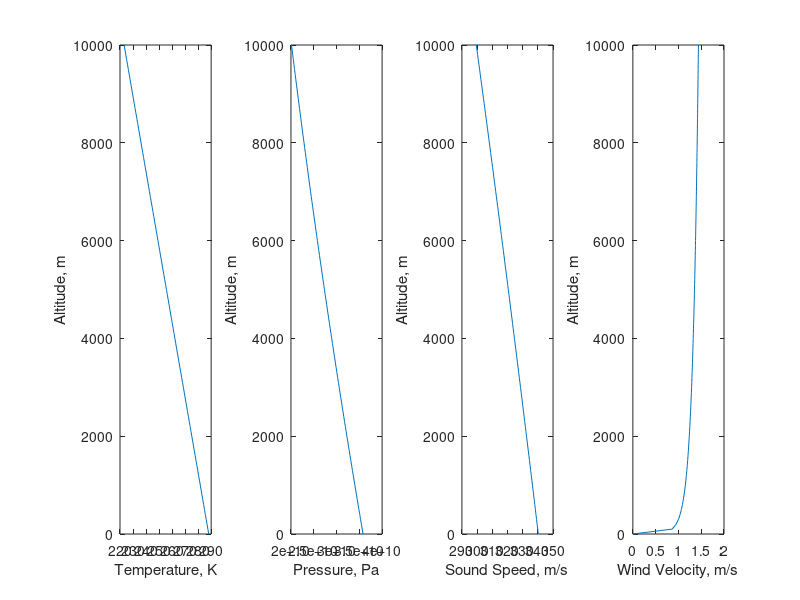
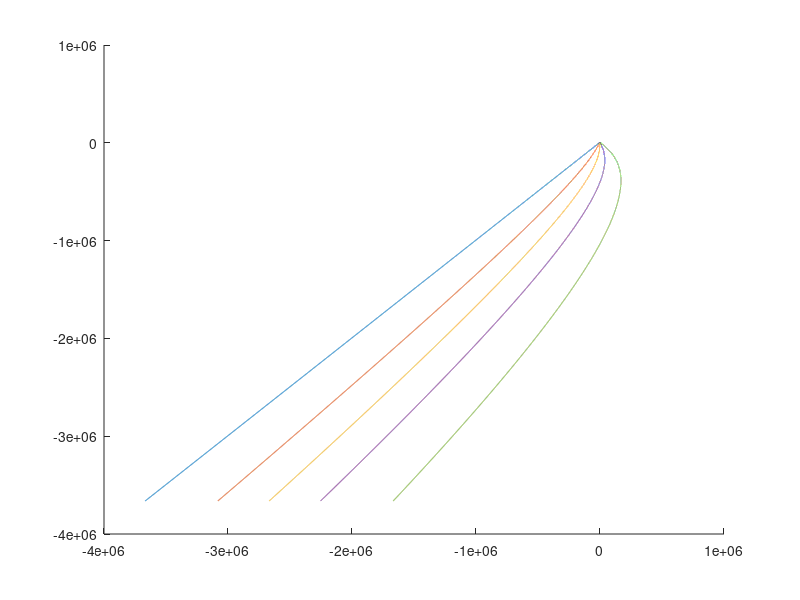

These figures' MATLAB source, in order:
%%
% FINAL PROJECT: AIRCRAFT NOISE RAY TRACING
% AA201B STANFORD SPRING 2023
% ROBERT COLLINS

%% SETUP
% clear; close all;

%% PHYSICAL PARAMETERS

% Physical Constants
%   Schafer and Vorlander
% temperature gradient
T_0 = 288.15; % Reference sea level temperature, K
L_b = 0.0065; % Temperature lapse rate, K/m

gamma= 1.4; % adiabatic index
R = 287.058; % molar gas constant, dry air, m2/s2

% velocity gradient
% https://en.wikipedia.org/wiki/Log_wind_profile
% https://en.wikipedia.org/wiki/Wind_profile_power_law

% Karman Constant
kar = 0.40; 

% Surface roughness, m 
% https://en.wikipedia.org/wiki/Roughness_length
z_0 = 0.1; 

% Friction velocity
% made this up for now
v_s = 0.05;

%% SIMULATION PARAMETERS
% x, z, t steps
dx = 100; %m
dz = 100; %m
dt = 0.1; %s

% x, z max values
% note x is symmetric about 0
z_max = 10000; %m 
x_max = 5000; %m
t_max = 1000; %s

% source location relative to receiver
source_loc = [-500, 5000]; %[x,z], m

% 


%% DEFINE ENVIRONMENT
% x and z spaces
z = 0:dz:z_max;
% TODO: do I need an X space?
x = -x_max:dx:x_max; % TODO: might cause issues with odd dx/x_max vals

t = 0:dt:t_max;

[X,Z] = meshgrid(x,z);

% temperature profile
T = T_0 - L_b * z;

% velocity profile
% TODO: ADD POWER LAW ABOVE ~1000M?
V = v_s/kar .* log(z/z_0);
V(z<z_0) = 0;

% pressure profile
%   https://en.wikipedia.org/wiki/Barometric_formula
% TODO: check this works with the temp. profile defined above
z_b = 0; % reference height, m
a = 2.2558; % exponent
L_b = 0.0065; % temperature lapse rate, K/m
T_b = 288.15; % sea level reference temperature, K
P_b = 101325; % static pressure, Pa
P = P_b .* ((T_b - (z-z_b).*L_b)).^a;

% speed of sound profile
C = sqrt(gamma*R * T);

% source location
[~,src_row] = min(abs(z-source_loc(2)));
[~,src_col] = min(abs(x-source_loc(1)));

% receiver location
rcv_row = 0;
rcv_col = x_max/dx + 1;

% source level

% define sim parameters

% define plotting parameters

%% INITIAL PLOTTING
% Plot environmental profile
figure(1)
subplot(1,4,1)
plot(T,z)
xlabel('Temperature, K')
ylabel('Altitude, m')

subplot(1,4,2)
plot(P,z)
xlabel('Pressure, Pa')
ylabel('Altitude, m')

subplot(1,4,3)
plot(C,z)
xlabel('Sound Speed, m/s')
ylabel('Altitude, m')

subplot(1,4,4)
plot(V,z)
xlabel('Wind Velocity, m/s')
ylabel('Altitude, m')


%% RAY TRACE
% to start, maybe just iterate thru z vals first?
% initial ray vector directions
n_rays = 5;
theta = linspace(5*pi/4, 7*pi/4, n_rays);

% initialze ray locations & vectors
ray_r = zeros(length(t),2,n_rays);
ray_dr = zeros(size(ray_r));

% initial values
ray_r(1,:,:) = repmat(source_loc,1,1,n_rays);
ray_dr(1,:,:) = reshape([-dz ./ tan(theta); repmat(-dz, 1, length(theta))],[1,2,length(theta)]);

% iterate thru time
for ii_t = 2:length(t)
    % propagate using last dr
    ray_r(ii_t,:,:) = ray_r(ii_t-1,:,:) + ray_dr(ii_t-1,:,:);

    % update dr based on current wavefront position
    ray_dr(ii_t,:,:) = ray_dr(ii_t-1,:,:)-sqrt(ii_t)/1000;
end

figure(2); clf; hold on
for ii_ray = 1:n_rays
    plot(ray_r(:,1,ii_ray), ray_r(:,2,ii_ray))
end
